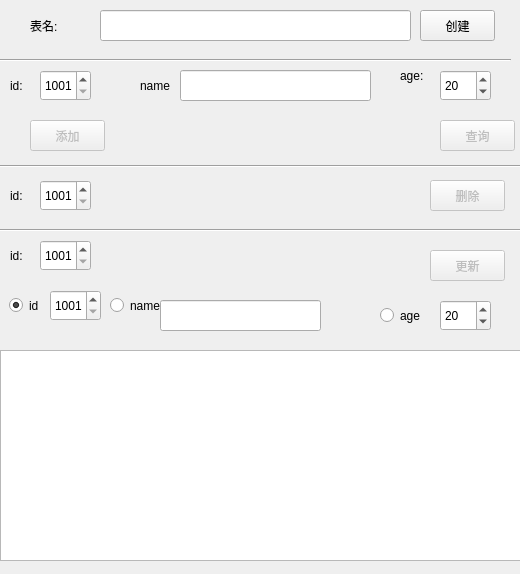
<?xml version="1.0" encoding="UTF-8"?>
<ui version="4.0">
 <class>SQLStu</class>
 <widget class="QWidget" name="SQLStu">
  <property name="geometry">
   <rect>
    <x>0</x>
    <y>0</y>
    <width>520</width>
    <height>574</height>
   </rect>
  </property>
  <property name="windowTitle">
   <string>SQLStu</string>
  </property>
  <widget class="QPushButton" name="pushButton_insert">
   <property name="enabled">
    <bool>false</bool>
   </property>
   <property name="geometry">
    <rect>
     <x>30</x>
     <y>120</y>
     <width>75</width>
     <height>31</height>
    </rect>
   </property>
   <property name="text">
    <string>添加</string>
   </property>
  </widget>
  <widget class="QLabel" name="label_deleteid">
   <property name="geometry">
    <rect>
     <x>10</x>
     <y>180</y>
     <width>21</width>
     <height>31</height>
    </rect>
   </property>
   <property name="text">
    <string>id:</string>
   </property>
  </widget>
  <widget class="QLineEdit" name="lineEdit_insertname">
   <property name="geometry">
    <rect>
     <x>180</x>
     <y>70</y>
     <width>191</width>
     <height>31</height>
    </rect>
   </property>
  </widget>
  <widget class="QSpinBox" name="spinBox_newid">
   <property name="geometry">
    <rect>
     <x>50</x>
     <y>290</y>
     <width>51</width>
     <height>31</height>
    </rect>
   </property>
   <property name="minimum">
    <number>1001</number>
   </property>
   <property name="maximum">
    <number>9999</number>
   </property>
  </widget>
  <widget class="QLabel" name="label_updateid">
   <property name="geometry">
    <rect>
     <x>10</x>
     <y>240</y>
     <width>21</width>
     <height>31</height>
    </rect>
   </property>
   <property name="text">
    <string>id:</string>
   </property>
  </widget>
  <widget class="QPushButton" name="pushButton_update">
   <property name="enabled">
    <bool>false</bool>
   </property>
   <property name="geometry">
    <rect>
     <x>430</x>
     <y>250</y>
     <width>75</width>
     <height>31</height>
    </rect>
   </property>
   <property name="text">
    <string>更新</string>
   </property>
  </widget>
  <widget class="QLabel" name="label_insertid">
   <property name="geometry">
    <rect>
     <x>10</x>
     <y>70</y>
     <width>21</width>
     <height>31</height>
    </rect>
   </property>
   <property name="text">
    <string>id:</string>
   </property>
  </widget>
  <widget class="QLabel" name="label_insertage">
   <property name="geometry">
    <rect>
     <x>400</x>
     <y>60</y>
     <width>31</width>
     <height>31</height>
    </rect>
   </property>
   <property name="text">
    <string>age:</string>
   </property>
  </widget>
  <widget class="QLineEdit" name="lineEdit_newname">
   <property name="geometry">
    <rect>
     <x>160</x>
     <y>300</y>
     <width>161</width>
     <height>31</height>
    </rect>
   </property>
  </widget>
  <widget class="QSpinBox" name="spinBox_deleteid">
   <property name="geometry">
    <rect>
     <x>40</x>
     <y>180</y>
     <width>51</width>
     <height>31</height>
    </rect>
   </property>
   <property name="minimum">
    <number>1001</number>
   </property>
   <property name="maximum">
    <number>9999</number>
   </property>
  </widget>
  <widget class="QPushButton" name="pushButton_create">
   <property name="geometry">
    <rect>
     <x>420</x>
     <y>10</y>
     <width>75</width>
     <height>31</height>
    </rect>
   </property>
   <property name="text">
    <string>创建</string>
   </property>
  </widget>
  <widget class="QLabel" name="label_insertname">
   <property name="geometry">
    <rect>
     <x>140</x>
     <y>70</y>
     <width>31</width>
     <height>31</height>
    </rect>
   </property>
   <property name="text">
    <string>name:</string>
   </property>
  </widget>
  <widget class="QSpinBox" name="spinBox_insertid">
   <property name="geometry">
    <rect>
     <x>40</x>
     <y>70</y>
     <width>51</width>
     <height>31</height>
    </rect>
   </property>
   <property name="minimum">
    <number>1001</number>
   </property>
   <property name="maximum">
    <number>9999</number>
   </property>
  </widget>
  <widget class="QRadioButton" name="radioButton_newage">
   <property name="geometry">
    <rect>
     <x>380</x>
     <y>300</y>
     <width>41</width>
     <height>31</height>
    </rect>
   </property>
   <property name="text">
    <string>age</string>
   </property>
  </widget>
  <widget class="Line" name="line_3">
   <property name="geometry">
    <rect>
     <x>0</x>
     <y>220</y>
     <width>521</width>
     <height>21</height>
    </rect>
   </property>
   <property name="orientation">
    <enum>Qt::Horizontal</enum>
   </property>
  </widget>
  <widget class="QPushButton" name="pushButton_delete">
   <property name="enabled">
    <bool>false</bool>
   </property>
   <property name="geometry">
    <rect>
     <x>430</x>
     <y>180</y>
     <width>75</width>
     <height>31</height>
    </rect>
   </property>
   <property name="text">
    <string>删除</string>
   </property>
  </widget>
  <widget class="Line" name="line_2">
   <property name="geometry">
    <rect>
     <x>0</x>
     <y>156</y>
     <width>541</width>
     <height>21</height>
    </rect>
   </property>
   <property name="orientation">
    <enum>Qt::Horizontal</enum>
   </property>
  </widget>
  <widget class="QRadioButton" name="radioButton_newname">
   <property name="geometry">
    <rect>
     <x>110</x>
     <y>290</y>
     <width>51</width>
     <height>31</height>
    </rect>
   </property>
   <property name="text">
    <string>name</string>
   </property>
  </widget>
  <widget class="QSpinBox" name="spinBox_insertage">
   <property name="geometry">
    <rect>
     <x>440</x>
     <y>70</y>
     <width>51</width>
     <height>31</height>
    </rect>
   </property>
   <property name="minimum">
    <number>0</number>
   </property>
   <property name="maximum">
    <number>120</number>
   </property>
   <property name="value">
    <number>20</number>
   </property>
  </widget>
  <widget class="QLineEdit" name="lineEdit_tablename">
   <property name="geometry">
    <rect>
     <x>100</x>
     <y>10</y>
     <width>311</width>
     <height>31</height>
    </rect>
   </property>
  </widget>
  <widget class="QSpinBox" name="spinBox_newage">
   <property name="geometry">
    <rect>
     <x>440</x>
     <y>300</y>
     <width>51</width>
     <height>31</height>
    </rect>
   </property>
   <property name="minimum">
    <number>0</number>
   </property>
   <property name="maximum">
    <number>120</number>
   </property>
   <property name="value">
    <number>20</number>
   </property>
  </widget>
  <widget class="QPushButton" name="pushButton_select">
   <property name="enabled">
    <bool>false</bool>
   </property>
   <property name="geometry">
    <rect>
     <x>440</x>
     <y>120</y>
     <width>75</width>
     <height>31</height>
    </rect>
   </property>
   <property name="text">
    <string>查询</string>
   </property>
  </widget>
  <widget class="QTableView" name="tableView">
   <property name="geometry">
    <rect>
     <x>0</x>
     <y>350</y>
     <width>521</width>
     <height>211</height>
    </rect>
   </property>
   <attribute name="horizontalHeaderDefaultSectionSize">
    <number>130</number>
   </attribute>
  </widget>
  <widget class="QSpinBox" name="spinBox_updateid">
   <property name="geometry">
    <rect>
     <x>40</x>
     <y>240</y>
     <width>51</width>
     <height>31</height>
    </rect>
   </property>
   <property name="minimum">
    <number>1001</number>
   </property>
   <property name="maximum">
    <number>9999</number>
   </property>
  </widget>
  <widget class="Line" name="line">
   <property name="geometry">
    <rect>
     <x>0</x>
     <y>50</y>
     <width>511</width>
     <height>21</height>
    </rect>
   </property>
   <property name="orientation">
    <enum>Qt::Horizontal</enum>
   </property>
  </widget>
  <widget class="QLabel" name="label_tablename">
   <property name="geometry">
    <rect>
     <x>30</x>
     <y>10</y>
     <width>41</width>
     <height>31</height>
    </rect>
   </property>
   <property name="text">
    <string>表名:</string>
   </property>
  </widget>
  <widget class="QRadioButton" name="radioButton_newid">
   <property name="enabled">
    <bool>true</bool>
   </property>
   <property name="geometry">
    <rect>
     <x>9</x>
     <y>290</y>
     <width>41</width>
     <height>31</height>
    </rect>
   </property>
   <property name="text">
    <string>id</string>
   </property>
   <property name="checked">
    <bool>true</bool>
   </property>
  </widget>
 </widget>
 <resources/>
 <connections/>
</ui>
